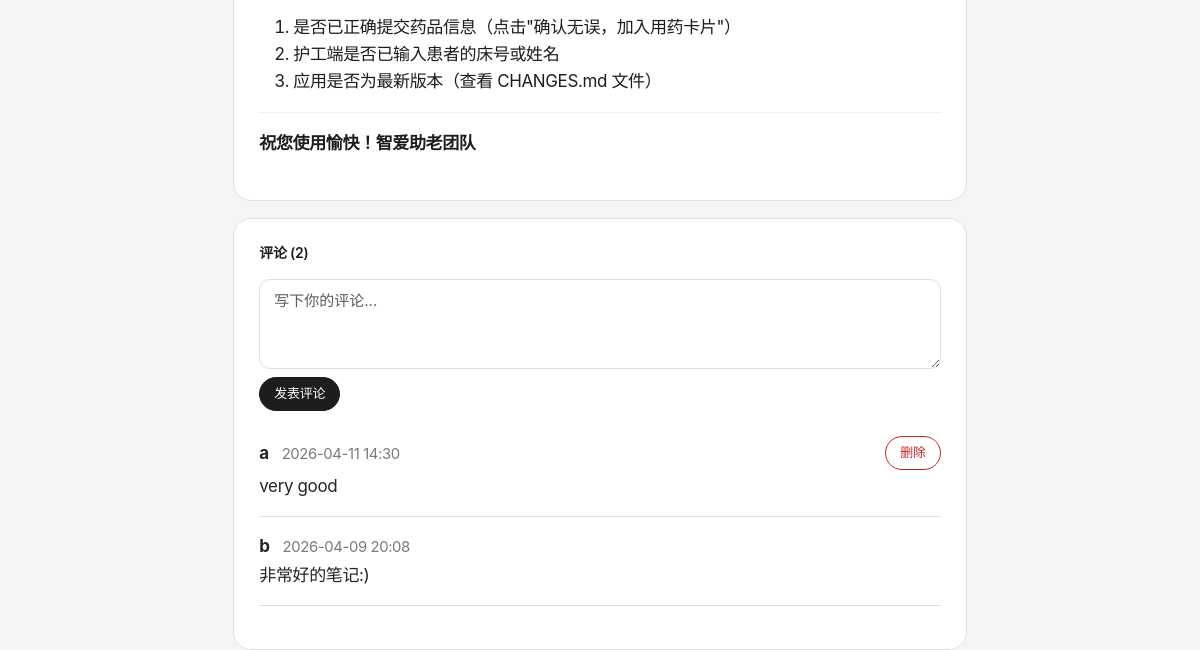
Page /plaza/8 (signed in, lower part) on the earlier database version.
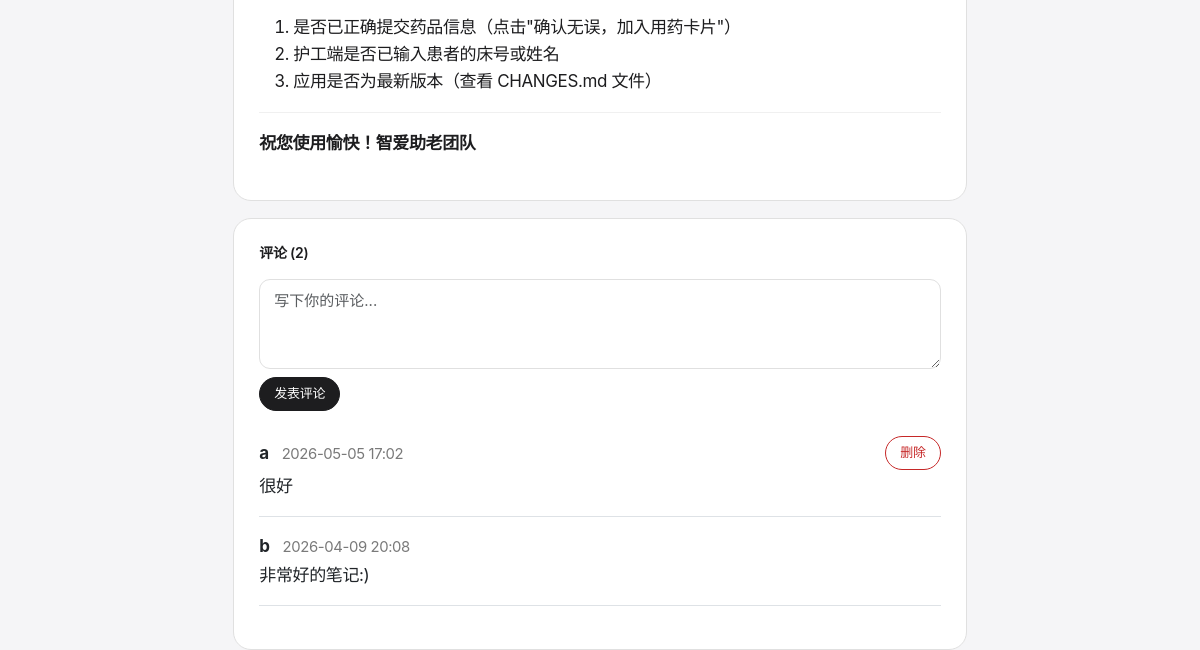
Same page on the later database version.
### app.py (models this page shows)
class Comment(db.Model):
    id         = db.Column(db.Integer, primary_key=True)
    content    = db.Column(db.Text, nullable=False)
    created_at = db.Column(db.DateTime, default=datetime.utcnow)
    user_id    = db.Column(db.Integer, db.ForeignKey('user.id'), nullable=False)
    note_id    = db.Column(db.Integer, db.ForeignKey('note.id'), nullable=False)

class User(UserMixin, db.Model):
    id       = db.Column(db.Integer, primary_key=True)
    username = db.Column(db.String(80), unique=True, nullable=False)
    password = db.Column(db.String(200), nullable=False)
    notes    = db.relationship('Note', backref='author', lazy=True)
    comments = db.relationship('Comment', backref='author', lazy=True)

### app.py (the view)
@app.route('/plaza/<int:note_id>')
@login_required
def plaza_note(note_id):
    note = get_or_404(Note, note_id)
    if not note.is_public:
        from flask import abort
        abort(403)
    return render_template('plaza_note.html', note=note)

### app.py (called while the page is built)
@app.template_filter('local_time')
def local_time(dt):
    if dt is None:
        return ''
    beijing = timezone(timedelta(hours=8))
    return dt.replace(tzinfo=timezone.utc).astimezone(beijing).strftime('%Y-%m-%d %H:%M')

def get_or_404(model, pk):
    obj = db.session.get(model, pk)
    if obj is None:
        from flask import abort
        abort(404)
    return obj

@login_manager.user_loader
def load_user(user_id):
    return db.session.get(User, int(user_id))

### templates/plaza_note.html (shortened to what this page needs)
{% extends 'base.html' %}
{% block content %}
<div class="row justify-content-center">
    <div class="col-md-8">
        <div class="card p-4 mb-3">
            <div id="content" data-raw="{{ note.content | e }}"></div>
        </div>
        <div class="card p-4">
            <h6 class="mb-3">评论 ({{ note.comments|length }})</h6>
            <form method="POST" action="/plaza/{{ note.id }}/comment" class="mb-4">
                <div class="mb-2">
                    <textarea name="content" class="form-control" rows="3" placeholder="写下你的评论..." required></textarea>
                </div>
                <button type="submit" class="btn btn-sm btn-dark">发表评论</button>
            </form>
            {% for comment in note.comments %}
            <div class="border-bottom pb-3 mb-3">
                <div class="d-flex justify-content-between align-items-center">
                    <div>
                        <strong>{{ comment.author.username }}</strong>
                        <small class="text-muted ms-2">{{ comment.created_at | local_time }}</small>
                    </div>
                    {% if comment.user_id == current_user.id %}
                    <form method="POST" action="/comments/{{ comment.id }}/delete"
                        data-confirm="确定删除这条评论吗？">
                        <button type="submit" class="btn btn-sm btn-outline-danger">删除</button>
                    </form>
                    {% endif %}
                </div>
                <p class="mb-0 mt-1">{{ comment.content }}</p>
            </div>
            {% else %}
            <p class="text-muted small">暂无评论，来说两句吧！</p>
            {% endfor %}
        </div>
    </div>
</div>
{% endblock %}

Differences in the rows shown:
removed Comment: author.username "a", created_at|local_time "2026-04-11 14:30", content "very good"
added Comment: author.username "a", created_at|local_time "2026-05-05 17:02", content "很好"
